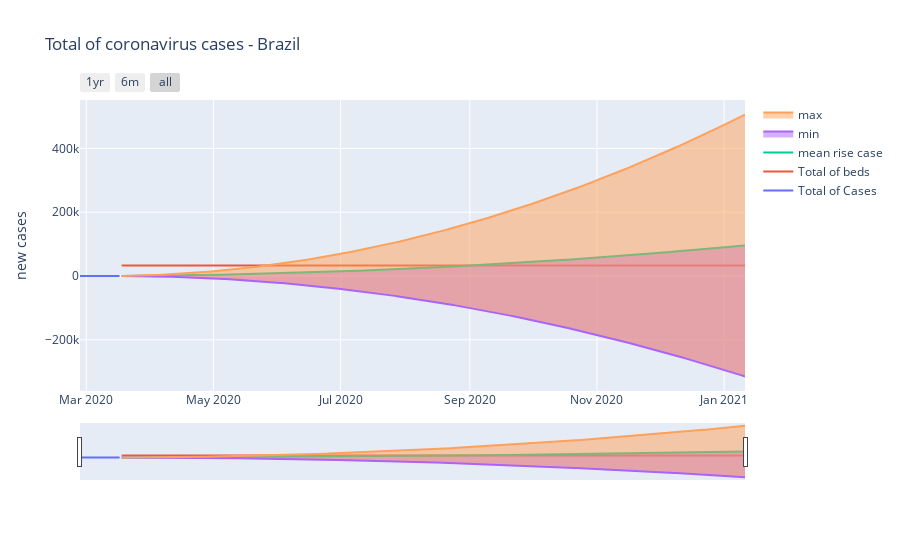

Notebook code for this chart:
### Code cell
trace = [go.Scatter(x = br['date'], y = br['total_cases'], name='Total of Cases')]
trace += [go.Scatter(x = xp,y = ylimit, name='Total of beds')]
trace += [go.Scatter(x = xp,y = yp, name='mean rise case')]
trace += [go.Scatter(x = pred_ci.index,y = pred_ci.iloc[:, 0], fill='tonexty', name='min')]
trace += [go.Scatter(x = pred_ci.index,y = pred_ci.iloc[:, 1], fill='tonexty', name='max')]

layout = dict(
    title='Total of coronavirus cases - Brazil',
    yaxis=dict(
    title='new cases'
    ),
    xaxis=dict(
        rangeselector=dict(
            buttons=list([
                dict(count=12,
                     label='1yr',
                     step='month',
                     stepmode='backward'),
                dict(count=6,
                     label='6m',
                     step='month',
                     stepmode='backward'),
                dict(step='all')
            ])
        ),
        rangeslider=dict(
            visible = True
        ),
        type='date'
    )
)
fig = dict(data=trace, layout=layout)
py.offline.iplot(fig)

### Figure 1 — Plotly figure (JSON) as saved in the notebook; plotly's stock layout.template omitted (floating-point values rounded to 4 significant figures; data arrays with more than 128 entries replaced by an {"elided": "..."} marker saying what was removed)
{"data": [{"name": "Total of Cases", "type": "scatter", "x": ["2020-02-27", "2020-02-28", "2020-02-29", "2020-03-01", "2020-03-02", "2020-03-03", "2020-03-04", "2020-03-05", "2020-03-06", "2020-03-07", "2020-03-08", "2020-03-09", "2020-03-10", "2020-03-11", "2020-03-12", "2020-03-13", "2020-03-14", "2020-03-15", "2020-03-16", "2020-03-17"], "y": [1, 1, 1, 2, 2, 2, 2, 3, 7, 13, 19, 25, 25, 34, 52, 77, 98, 121, 200, 234]}, {"name": "Total of beds", "type": "scatter", "x": {"elided": "300 str values"}, "y": {"elided": "320 int values"}}, {"name": "mean rise case", "type": "scatter", "x": {"elided": "300 str values"}, "y": {"elided": "300 float values"}}, {"fill": "tonexty", "name": "min", "type": "scatter", "x": {"elided": "300 str values"}, "y": {"elided": "300 float values"}}, {"fill": "tonexty", "name": "max", "type": "scatter", "x": {"elided": "300 str values"}, "y": {"elided": "300 float values"}}], "layout": {"autosize": true, "title": {"text": "Total of coronavirus cases - Brazil"}, "xaxis": {"autorange": true, "range": ["2020-02-27", "2021-01-11"], "rangeselector": {"buttons": [{"count": 12, "label": "1yr", "step": "month", "stepmode": "backward"}, {"count": 6, "label": "6m", "step": "month", "stepmode": "backward"}, {"step": "all"}]}, "rangeslider": {"autorange": true, "range": ["2020-02-27", "2021-01-11"], "visible": true, "yaxis": {"_template": null, "rangemode": "match"}}, "type": "date"}, "yaxis": {"autorange": true, "range": [-360300.0, 551700.0], "title": {"text": "new cases"}, "type": "linear"}}}
